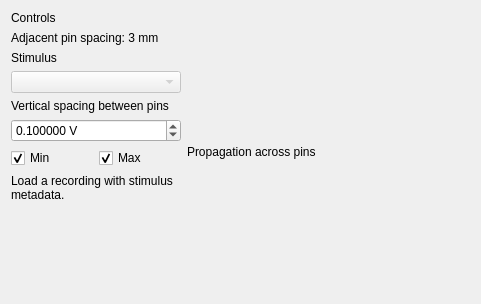
<?xml version="1.0" encoding="UTF-8"?>
<ui version="4.0">
 <class>AnalyzeSpeedWindow</class>
 <widget class="QWidget" name="AnalyzeSpeedWindow">
  <property name="geometry">
   <rect>
    <x>0</x>
    <y>0</y>
    <width>481</width>
    <height>304</height>
   </rect>
  </property>
  <property name="windowTitle">
   <string>Analyze speed</string>
  </property>
  <layout class="QHBoxLayout" name="flowLayout" stretch="3,5">
   <item>
    <layout class="QVBoxLayout" name="leftLayout">
     <item>
      <widget class="QLabel" name="title_controls">
       <property name="text">
        <string>Controls</string>
       </property>
      </widget>
     </item>
     <item>
      <widget class="QLabel" name="pinSpacingLabel">
       <property name="text"><string>Adjacent pin spacing: 3 mm</string></property>
       <property name="wordWrap"><bool>true</bool></property>
      </widget>
     </item>
     <item>
      <widget class="QLabel" name="stimulusLabel">
       <property name="text"><string>Stimulus</string></property>
      </widget>
     </item>
     <item>
      <widget class="QComboBox" name="stimulusComboBox">
       <property name="enabled"><bool>false</bool></property>
       <property name="accessibleName"><string>Recorded stimulus</string></property>
      </widget>
     </item>
     <item>
      <widget class="QLabel" name="offsetLabel">
       <property name="text"><string>Vertical spacing between pins</string></property>
      </widget>
     </item>
     <item>
      <widget class="QDoubleSpinBox" name="offsetSpinBox">
       <property name="suffix"><string> V</string></property>
       <property name="decimals"><number>6</number></property>
       <property name="minimum"><double>0.000001</double></property>
       <property name="maximum"><double>1000000.000000</double></property>
       <property name="singleStep"><double>0.010000</double></property>
       <property name="value"><double>0.100000</double></property>
      </widget>
     </item>
     <item>
      <layout class="QHBoxLayout" name="extremaLayout">
       <item>
        <widget class="QCheckBox" name="minCheckBox">
         <property name="text"><string>Min</string></property>
         <property name="toolTip"><string>Mark the first minimum for each pin in the selected stimulus.</string></property>
         <property name="checked"><bool>true</bool></property>
        </widget>
       </item>
       <item>
        <widget class="QCheckBox" name="maxCheckBox">
         <property name="text"><string>Max</string></property>
         <property name="toolTip"><string>Mark the first maximum for each pin in the selected stimulus.</string></property>
         <property name="checked"><bool>true</bool></property>
        </widget>
       </item>
      </layout>
     </item>
     <item>
      <widget class="QLabel" name="recordingStatusLabel">
       <property name="text"><string>Load a recording with stimulus metadata.</string></property>
       <property name="wordWrap"><bool>true</bool></property>
      </widget>
     </item>
     <item>
      <spacer name="verticalSpacer_2">
       <property name="orientation">
        <enum>Qt::Orientation::Vertical</enum>
       </property>
       <property name="sizeHint" stdset="0">
        <size>
         <width>20</width>
         <height>40</height>
        </size>
       </property>
      </spacer>
     </item>
    </layout>
   </item>
   <item>
    <layout class="QVBoxLayout" name="rightLayout">
     <item>
      <widget class="QLabel" name="title_overview">
       <property name="text">
        <string>Propagation across pins</string>
       </property>
      </widget>
     </item>
    </layout>
   </item>
  </layout>
 </widget>
 <resources/>
 <connections/>
</ui>
